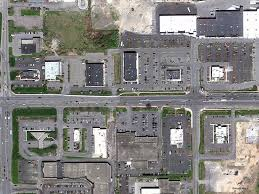
#> input picture images.jpg, 259 x 194 px
$ python -i dataset.py   (imports and definitions only)
#> lines starting #> are read from the running program, lines starting #| are printed output that depends on the picture; after the words box and inside, x2 and y2 are one past the last pixel; in counts of white or black regions, pixels touching at a corner belong together
import numpy as np
import cv2
from PIL import Image
import urllib.parse
import urllib.request
import io
from math import log, exp, tan, atan, pi, ceil
from place_lookup import find_coordinates
from calc_area import afforestation_area
def air_pollution_core(image_file_path):
    # Load image from file
#> called with image_file_path = 'images.jpg'
    img = cv2.imread(image_file_path)
#> img is the input picture: shape (194, 259, 3); mean B, G, R 128.2, 131.1, 132.4
    # Perform image processing operations
    shifted = cv2.pyrMeanShiftFiltering(img, 7, 30)
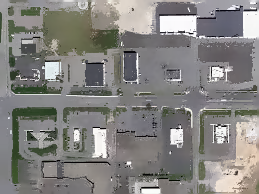
#> shifted: shape (194, 259, 3); mean B, G, R 128.5, 131.1, 132.5
    gray = cv2.cvtColor(shifted, cv2.COLOR_BGR2GRAY)
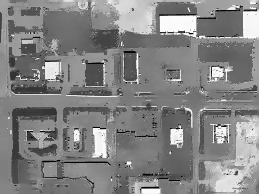
#> gray: shape (194, 259); min 0, max 254, mean 131.2
    ret, thresh = cv2.threshold(gray, 0, 255, cv2.THRESH_BINARY | cv2.THRESH_OTSU)
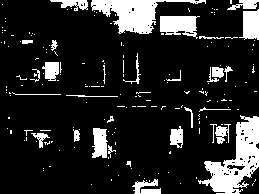
#> thresh: shape (194, 259); 15.7% white; 186 white regions (156 under 20 px), largest, box (x1, y1, x2, y2) and area: (198, 115, 259, 194) 2106, (91, 0, 206, 34) 1617, (160, 16, 200, 39) 650
#> ret = 163
    hsv = cv2.cvtColor(shifted, cv2.COLOR_BGR2HSV)
#> hsv: shape (194, 259, 3); mean H, S, V 77.2, 19.9, 135.1
    # Define lower and upper bounds for different features (trees, houses, roads, fields)
    # Apply masks to identify different features
    # Perform calculations on the identified features
#> (the run stopped early here; a loop or call above may not have finished)
